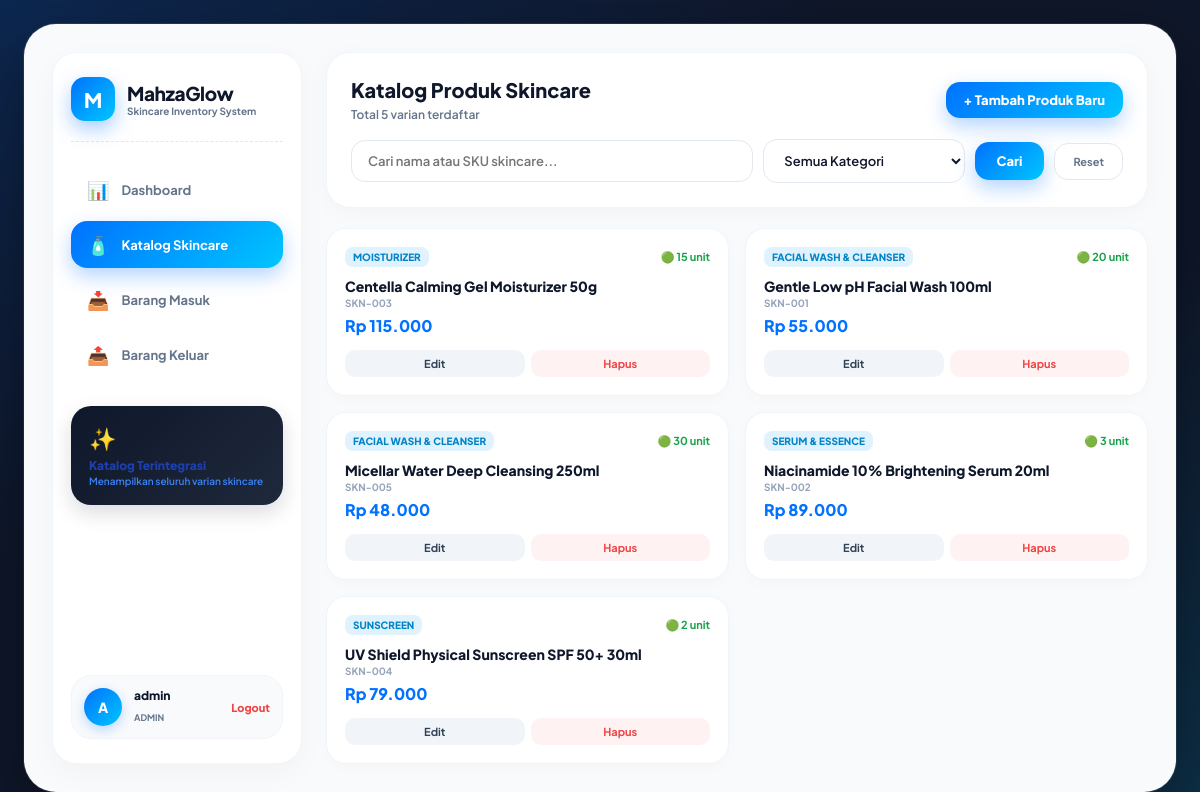
The app's page /public/index.php (signed in) with its own data.
### tables this page shows
CREATE TABLE products (
    id INT AUTO_INCREMENT PRIMARY KEY,
    category_id INT NOT NULL,
    sku VARCHAR(50) NOT NULL UNIQUE,
    name VARCHAR(150) NOT NULL,
    price DECIMAL(12, 2) NOT NULL DEFAULT 0.00,
    stock INT NOT NULL DEFAULT 0,
    minimum_stock INT NOT NULL DEFAULT 5,
    created_at TIMESTAMP DEFAULT CURRENT_TIMESTAMP,
    FOREIGN KEY (category_id) REFERENCES categories(id) ON UPDATE CASCADE ON DELETE RESTRICT
);

CREATE TABLE categories (
    id INT AUTO_INCREMENT PRIMARY KEY,
    name VARCHAR(100) NOT NULL UNIQUE,
    description TEXT,
    created_at TIMESTAMP DEFAULT CURRENT_TIMESTAMP
);

### helpers/escape.php (called while the page is built, shortened)
<?php
if (!function_exists('e')) {
    function e($string) {
        return htmlspecialchars($string ?? '', ENT_QUOTES, 'UTF-8');
    }
}
if (!function_exists('formatRupiah')) {
    function formatRupiah($angka) {
        $val = floatval($angka);
        return 'Rp ' . number_format($val, 0, ',', '.');
    }
}

### helpers/validation.php (called while the page is built, shortened)
<?php
function sanitizeString(?string $value): string {
    return trim($value ?? '');
}

### public/index.php (the view, shortened to what this page needs)
<?php
require_once __DIR__ . '/../config/db.php';
require_once __DIR__ . '/../helpers/escape.php';
require_once __DIR__ . '/../helpers/validation.php';
$search     = sanitizeString($_GET['search'] ?? '');
$whereClauses = [];
$params       = [];
$whereSql = !empty($whereClauses) ? 'WHERE ' . implode(' AND ', $whereClauses) : '';
$stmtData = $pdo->prepare("SELECT p.*, c.name AS category_name FROM products p JOIN categories c ON c.id = p.category_id $whereSql ORDER BY p.name ASC");
$stmtData->execute($params);
$products = $stmtData->fetchAll();
$totalProduk = count($products);
?>
<!DOCTYPE html>
<html lang="id">
<head>
    <link rel="stylesheet" href="/inventory-app/public/assets/style.css">
</head>
<body>
<div class="app-board">
    <div class="board-grid-sidebar">
        <div class="sidebar-left">
            <div>
                <div class="brand-wrapper">
                    <div class="brand-icon-glow">M</div>
                    <div>
                        <span class="brand-title-text">MahzaGlow</span>
                        <div class="brand-subtitle">Skincare Inventory System</div>
                    </div>
                </div>
                <nav class="side-nav-menu">
                    <a href="dashboard.php" class="nav-pill-side">
                        <span class="nav-icon">📊</span> Dashboard
                    </a>
                    <a href="index.php" class="nav-pill-side active">
                        <span class="nav-icon">🧴</span> Katalog Skincare
                    </a>
                    <a href="stock/in.php" class="nav-pill-side">
                        <span class="nav-icon">📥</span> Barang Masuk
                    </a>
                    <a href="stock/out.php" class="nav-pill-side">
                        <span class="nav-icon">📤</span> Barang Keluar
                    </a>
                </nav>
                <div class="sidebar-promo-card">
                    <span style="font-size: 22px;">✨</span>
                    <h5 style="font-size: 12px; font-weight: 800; color: #1e40af; margin: 6px 0 2px 0;">Katalog Terintegrasi</h5>
                    <p style="font-size: 10px; color: #3b82f6; font-weight: 600;">Menampilkan seluruh varian skincare</p>
                </div>
            </div>
            <div class="user-profile-badge-side">
                <div class="user-avatar-circle"><?= strtoupper(substr($_SESSION['user']['username'], 0, 1)) ?></div>
                <div style="flex:1;">
                    <p style="font-size:12px; font-weight:800; color:#0f172a; margin:0; line-height:1.2;"><?= e($_SESSION['user']['username']) ?></p>
                    <span style="font-size:9px; color:#64748b; font-weight:700; text-transform:uppercase;"><?= e($_SESSION['user']['role']) ?></span>
                </div>
                <a href="logout.php" style="font-size:11px; color:#ef4444; font-weight:800; text-decoration:none;">Logout</a>
            </div>
        </div>
        <div style="grid-column: span 2;">
            <div class="soft-card" style="margin-bottom: 20px;">
                <div style="display:flex; justify-content:space-between; align-items:center; margin-bottom:16px;">
                    <div>
                        <h2 style="font-size:20px; font-weight:800; color:#0f172a; margin:0;">Katalog Produk Skincare</h2>
                        <span style="font-size:12px; color:#64748b; font-weight:600;">Total <?= $totalProduk ?> varian terdaftar</span>
                    </div>
                    <?php if ($_SESSION['user']['role'] === 'admin'): ?>
                        <a href="create.php" class="btn-primary-blue" style="width:auto; padding:10px 18px;">+ Tambah Produk Baru</a>
                    <?php endif; ?>
                </div>
                <form method="GET" action="" style="display:flex; gap:10px; flex-wrap:wrap; align-items:center;">
                    <div style="flex:2; min-width:220px;">
                        <input type="text" name="search" style="margin:0;" placeholder="Cari nama atau SKU skincare..." value="<?= e($search) ?>">
                    </div>
                    <div style="flex:1; min-width:160px;">
                        <select name="category_id" style="margin:0;">
                            <option value="">Semua Kategori</option>
                        </select>
                    </div>
                    <button type="submit" class="btn-primary-blue" style="width:auto; padding:11px 22px;">Cari</button>
                    <a href="index.php" class="filter-chip" style="padding:11px 18px; text-decoration:none;">Reset</a>
                </form>
            </div>
            <div class="products-cards-layout">
                <?php if (empty($products)): ?>
                    <div class="soft-card" style="grid-column: span 2; text-align:center; padding:40px 20px;">
                        <p style="color:#64748b; font-size:14px; font-weight:600;">Data produk skincare tidak ditemukan.</p>
                    </div>
                <?php else: ?>
                    <?php foreach ($products as $p): ?>
                        <div class="product-widget-card">
                            <div>
                                <div style="display:flex; justify-content:space-between; align-items:center;">
                                    <span style="background:#e0f2fe; color:#0284c7; font-size:10px; font-weight:800; padding:4px 8px; border-radius:8px; text-transform:uppercase;"><?= e($p['category_name']) ?></span>
                                    <span style="font-size:11px; color:#16a34a; font-weight:700;">🟢 <?= $p['stock'] ?> unit</span>
                                </div>
                                <h4 style="font-size:14px; font-weight:800; color:#0f172a; margin:10px 0 2px 0;"><?= e($p['name']) ?></h4>
                                <span style="font-size:10px; color:#94a3b8; font-weight:700; display:block; margin-bottom:6px;"><?= e($p['sku']) ?></span>
                                <div style="font-size:16px; font-weight:800; color:#0072ff; margin-bottom:14px;"><?= formatRupiah($p['price']) ?></div>
                            </div>
                            <div style="display:flex; gap:6px;">
                                <?php if ($_SESSION['user']['role'] === 'admin'): ?>
                                    <a href="edit.php?id=<?= $p['id'] ?>" style="flex:1; text-align:center; padding:7px; background:#f1f5f9; color:#334155; border-radius:10px; font-size:11px; font-weight:700; text-decoration:none;">Edit</a>
                                    <a href="delete.php?id=<?= $p['id'] ?>" onclick="return confirm('Hapus produk?')" style="flex:1; text-align:center; padding:7px; background:#fef2f2; color:#ef4444; border-radius:10px; font-size:11px; font-weight:700; text-decoration:none;">Hapus</a>
                                <?php else: ?>
                                    <span style="font-size:10px; color:#94a3b8; text-align:center; width:100%;">View Only Mode</span>
                                <?php endif; ?>
                            </div>
                        </div>
                    <?php endforeach; ?>
                <?php endif; ?>
            </div>
        </div>
    </div>
</div>
</body>
</html>

### public/assets/style.css (style rules this page uses)
* { box-sizing: border-box; font-family: 'Plus Jakarta Sans', sans-serif; margin: 0; padding: 0; }
body { background: #0f172a; background-image: radial-gradient(at 0% 0%, rgba(0, 114, 255, 0.18) 0px, transparent 50%), radial-gradient(at 100% 100%, rgba(0, 198, 255, 0.15) 0px, transparent 50%); padding: 24px; color: #0f172a; min-height: 100vh; display: flex; justify-content: center; align-items: flex-start; }
.app-board { width: 100%; max-width: 1360px; background: #f8fafc; border-radius: 32px; padding: 28px; box-shadow: 0 25px 70px rgba(0, 0, 0, 0.4), 0 0 0 1px rgba(255, 255, 255, 0.1); }
input, select, textarea { width: 100%; padding: 12px 16px; border: 1.5px solid #e2e8f0; border-radius: 14px; font-size: 13px; background: #ffffff; color: #0f172a; outline: none; margin-top: 6px; margin-bottom: 14px; transition: all 0.25s ease; font-weight: 600; }
button, .btn-primary-blue { width: 100%; padding: 13px; background: linear-gradient(135deg, #0072ff 0%, #00c6ff 100%); border: none; border-radius: 14px; color: #ffffff; font-weight: 800; font-size: 13px; cursor: pointer; box-shadow: 0 8px 20px rgba(0, 114, 255, 0.3); text-decoration: none; display: inline-block; text-align: center; transition: all 0.25s ease; }
.board-grid-sidebar { display: grid; grid-template-columns: 250px 1fr 300px; gap: 24px; }
.sidebar-left { background: #ffffff; border-radius: 24px; padding: 24px 18px; border: 1px solid #f1f5f9; box-shadow: 0 10px 30px rgba(0, 0, 0, 0.03); display: flex; flex-direction: column; justify-content: space-between; min-height: calc(100vh - 104px); }
.brand-wrapper { display: flex; align-items: center; gap: 12px; padding-bottom: 20px; border-bottom: 1px dashed #e2e8f0; margin-bottom: 24px; }
.brand-icon-glow { width: 44px; height: 44px; background: linear-gradient(135deg, #0072ff 0%, #00c6ff 100%); border-radius: 14px; box-shadow: 0 8px 20px rgba(0, 114, 255, 0.35); display: flex; align-items: center; justify-content: center; color: white; font-weight: 800; font-size: 20px; }
.brand-title-text { font-size: 19px; font-weight: 800; color: #0f172a; letter-spacing: -0.4px; }
.brand-subtitle { font-size: 10px; color: #64748b; font-weight: 700; }
.side-nav-menu { display: flex; flex-direction: column; gap: 8px; }
.nav-pill-side { padding: 12px 16px; border-radius: 16px; font-size: 13px; font-weight: 700; color: #64748b; text-decoration: none; display: flex; align-items: center; gap: 12px; transition: all 0.25s ease; }
.nav-pill-side .nav-icon { font-size: 18px; }
.nav-pill-side.active { background: linear-gradient(135deg, #0072ff 0%, #00c6ff 100%); color: #ffffff; box-shadow: 0 8px 20px rgba(0, 114, 255, 0.3); }
.sidebar-promo-card { background: linear-gradient(135deg, #0f172a 0%, #1e293b 100%); border-radius: 20px; padding: 18px; margin-top: 28px; color: white; box-shadow: 0 8px 20px rgba(15, 23, 42, 0.15); }
.user-profile-badge-side { display: flex; align-items: center; gap: 12px; background: #f8fafc; padding: 12px; border-radius: 20px; border: 1px solid #f1f5f9; }
.user-avatar-circle { width: 38px; height: 38px; background: linear-gradient(135deg, #0072ff 0%, #00c6ff 100%); color: white; border-radius: 50%; display: flex; align-items: center; justify-content: center; font-weight: 800; font-size: 14px; box-shadow: 0 4px 12px rgba(0, 114, 255, 0.25); }
.soft-card { background: #ffffff; border-radius: 24px; padding: 24px; box-shadow: 0 4px 25px rgba(0, 0, 0, 0.03); border: 1px solid #f1f5f9; }
.products-cards-layout { display: grid; grid-template-columns: repeat(2, 1fr); gap: 16px; }
.product-widget-card { background: #ffffff; border-radius: 20px; padding: 18px; box-shadow: 0 4px 16px rgba(0, 0, 0, 0.02); border: 1px solid #f1f5f9; display: flex; flex-direction: column; justify-content: space-between; transition: all 0.25s ease; }
.filter-chip { padding: 8px 16px; border-radius: 14px; font-size: 11px; font-weight: 700; background: #ffffff; color: #64748b; text-decoration: none; border: 1px solid #e2e8f0; transition: all 0.2s ease; }

### records on screen
products: category.name "MOISTURIZER", stock "15", name "Centella Calming Gel Moisturizer 50g", sku "SKN-003", price "Rp 115.000"
products: category.name "FACIAL WASH & CLEANSER", stock "20", name "Gentle Low pH Facial Wash 100ml", sku "SKN-001", price "Rp 55.000"
products: category.name "FACIAL WASH & CLEANSER", stock "30", name "Micellar Water Deep Cleansing 250ml", sku "SKN-005", price "Rp 48.000"
products: category.name "SERUM & ESSENCE", stock "3", name "Niacinamide 10% Brightening Serum 20ml", sku "SKN-002", price "Rp 89.000"
products: category.name "SUNSCREEN", stock "2", name "UV Shield Physical Sunscreen SPF 50+ 30ml", sku "SKN-004", price "Rp 79.000"

### other values on screen
substr($_SESSION['user']['username'], 0, 1) "A"
$_SESSION['user']['username'] "admin"
$_SESSION['user']['role'] "ADMIN"
$totalProduk "5"
